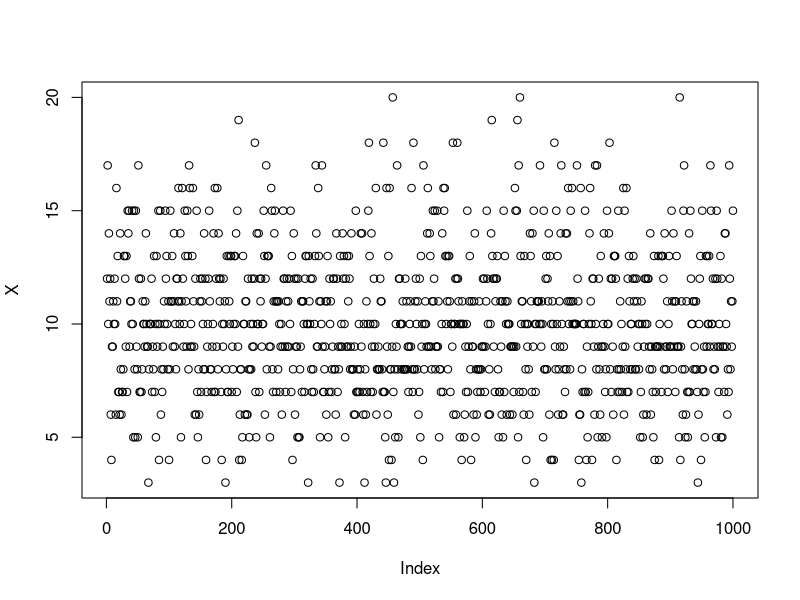
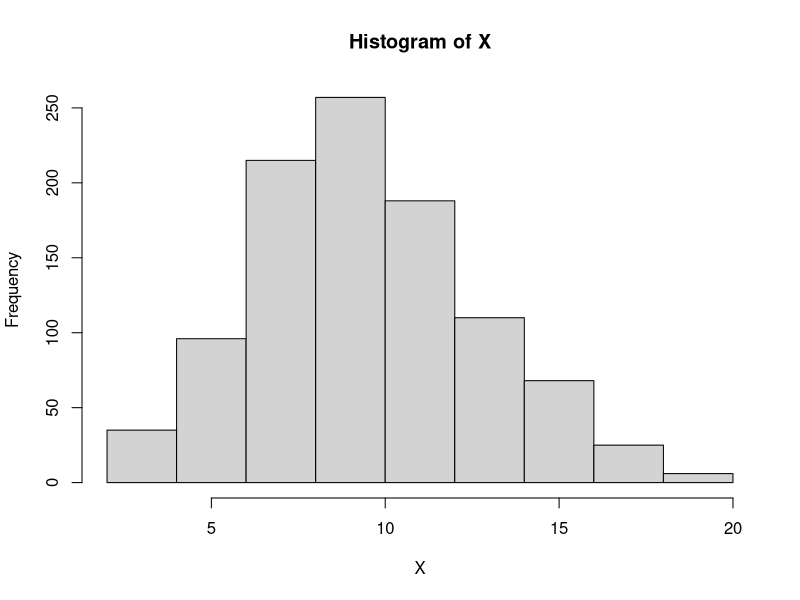

R code for these plots, in order:
#Poisson Generator

N=10^3; lambda=10
spread=3*sqrt(lambda)
t=round(seq(max(0,lambda-spread),lambda+spread,1))
prob=ppois(t,lambda)
X=rep(0,N)
for (i in 1:N){
	u=runif(1)
	X[i]=t[1]+sum(prob<u)
	}
plot(X)
hist(X)
